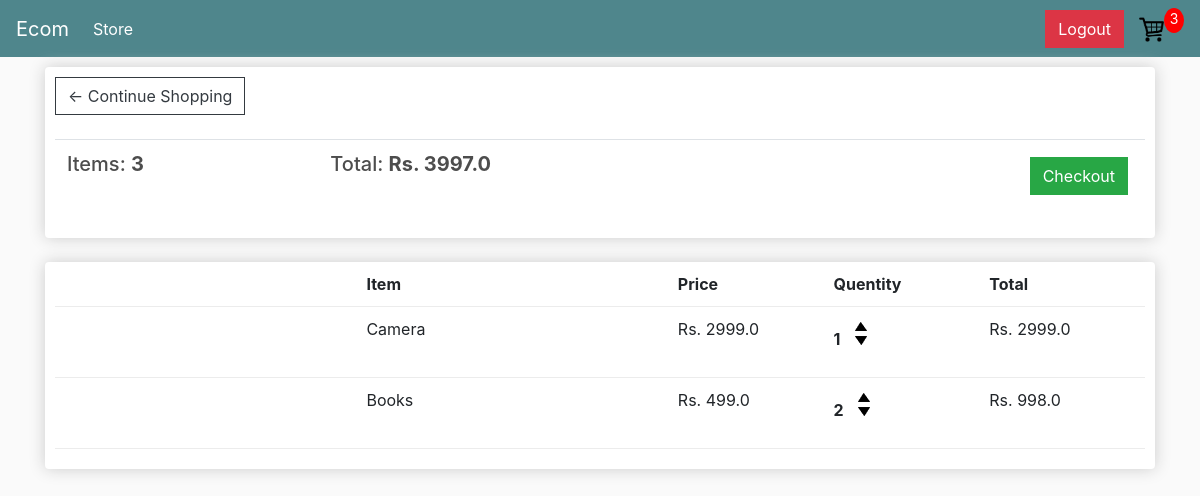
The app's page /cart/ (signed in), older data.
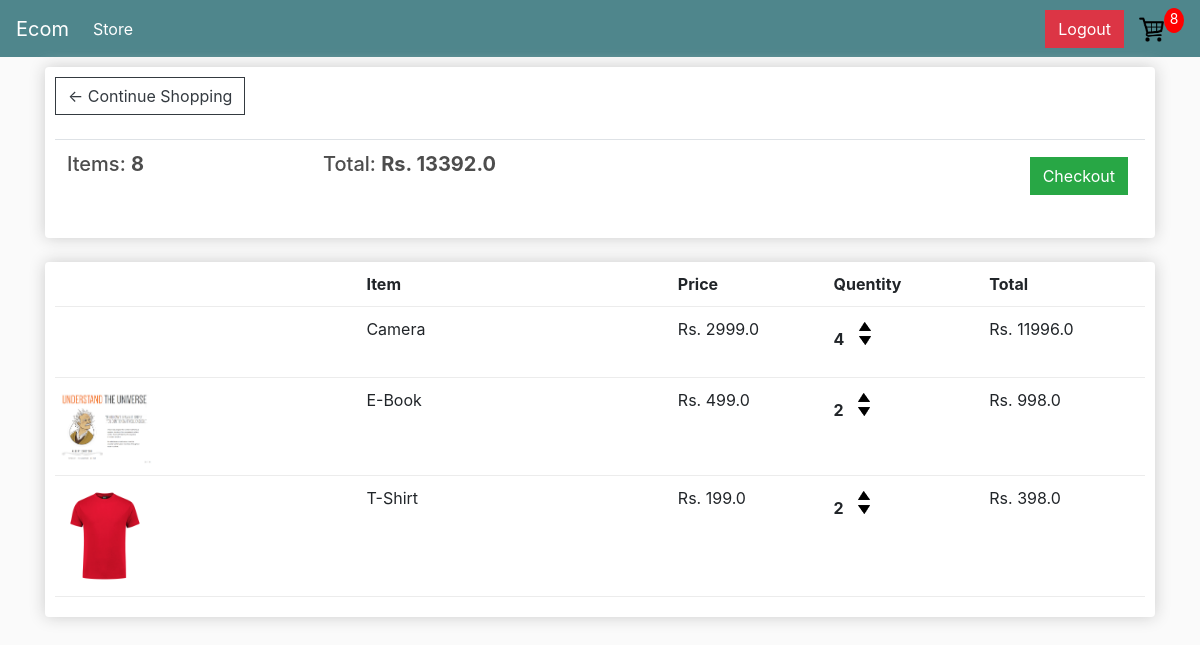
The same page, newer data.
### store/models.py (models this page shows, shortened)
class Order(models.Model):
    customer = models.ForeignKey(Customer, on_delete=models.SET_NULL, null=True, blank=True)
    date_ordered = models.DateTimeField(auto_now_add=True)
    complete = models.BooleanField(default=False, null=True, blank=False)
    transaction_id = models.CharField(max_length=200, null=True)
    @property
    def get_cart_total(self):
        orderitems = self.orderitem_set.all()
        total_price = sum([item.get_total for item in orderitems])
        return total_price
    @property
    def get_cart_items(self):
        orderitems = self.orderitem_set.all()
        total_items = sum([item.quantity for item in orderitems])
        return total_items

class OrderItem(models.Model):
    product = models.ForeignKey(Product, on_delete=models.SET_NULL, null=True, blank=True)
    order = models.ForeignKey(Order, on_delete=models.SET_NULL, null=True, blank=True)
    quantity = models.IntegerField(default=0, null=True, blank=True)
    date_added = models.DateTimeField(auto_now_add=True)
    @property
    def get_total(self):
        total = self.quantity * self.product.price
        return total

class Product(models.Model):
    name = models.CharField(max_length=200)
    price = models.FloatField()
    digital = models.BooleanField(default=False, null=True, blank=False)
    image = models.ImageField(null=True, blank=True)
    @property
    def imageURL(self):
        try:
            return self.image.url
        except:
            return ''

### store/views.py (the view)
# urls.py: path('cart/', views.cart, name='cart'),
def cart(request):
    if request.user.is_authenticated:
        customer = request.user.customer
        order, created = Order.objects.get_or_create(customer=customer, complete=False)
        items = order.orderitem_set.all()
        cartItems = order.get_cart_items
    else:
        items = []
        order = {'get_cart_total': 0, 'get_cart_items': 0, 'shipping':False}
        cartItems = order['get_cart_items']
    context = {'items': items, 'order': order,'cartItems': cartItems}
    return render(request, 'store/cart.html', context)

### store/templates/store/cart.html
{% extends "store/main.html" %}
{% load static %}
{% block content %}
    <div class="row">
        <div class="col-lg-12">
            <div class="box-element">
                <a class="btn btn-outline-dark" href="{% url 'store' %}">&#x2190; Continue Shopping</a>
                <br>
                <br>
                <table class="table">
                    <tr>
                        <th><h5>Items: <strong>{{order.get_cart_items}}</strong></h5></th>
                        <th><h5>Total: <strong>Rs. {{order.get_cart_total}}</strong></h5></th>
                        <th>
                            <a style="float: right; margin: 5px" class="btn btn-success" href="{% url 'checkout' %}">Checkout</a>
                        </th>
                    </tr>
                </table>
            </div>
            <br>
            <div class="box-element">
                <div class="cart-row">
                    <div style="flex:2"></div>
                    <div style="flex:2"><strong>Item</strong></div>
                    <div style="flex:1"><strong>Price</strong></div>
                    <div style="flex:1"><strong>Quentity</strong></div>
                    <div style="flex:1"><strong>Total</strong></div>
                </div>
                {% for item in items %}
                <div class="cart-row">
                    <div style="flex:2"><img class="row-image" src="{{item.product.imageURL}}" alt=""></div>
                    <div style="flex:2">{{item.product.name}}</div>
                    <div style="flex:1">Rs. {{item.product.price}}</div>
                    <div style="flex:1">
                        <p class="quantity">{{item.quantity}}</p>
						<div class="quantity">
							<img data-product={{item.product.id}} data-action="add" class="chg-quantity update-cart" src="{% static  'images/arrow-up.png' %}">
							<img data-product={{item.product.id}} data-action="remove" class="chg-quantity update-cart" src="{% static  'images/arrow-down.png' %}">
						</div>
                    </div>
                    <div style="flex:1">Rs. {{item.get_total}}</div>
                </div>
                {% endfor %}
            </div>
        </div>
    </div>
{% endblock %}

Row changes from the older to the newer data that the page shows:
changed through a linked row, Order: get_cart_items "3" → "8"; get_cart_total "3997.0" → "13392.0"
changed OrderItem "Camera": quantity "1" → "4"; get_total "2999.0" → "11996.0"
changed through a linked row, OrderItem: product.imageURL: picture added; product.name "Books" → "E-Book"
added OrderItem: product.imageURL (picture), product.name "T-Shirt", product.price "199.0", quantity "2", get_total "398.0"
Text that changed along with them:
{{ cartItems }}: "3" → "8"
